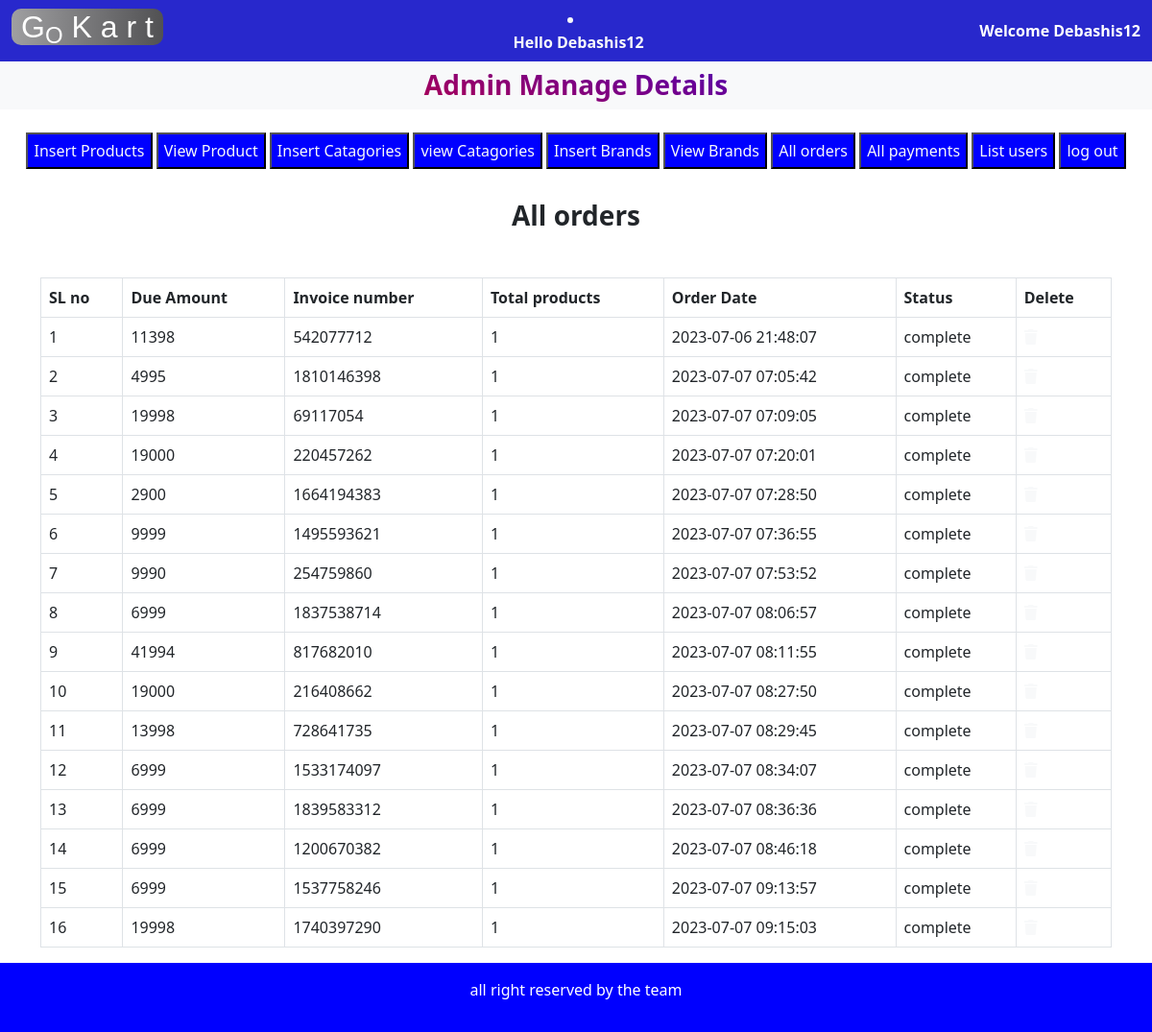
The app's page /admin_area/index.php?list_orders (signed in) with its own data.
### tables this page shows
CREATE TABLE `user_orders` (
  `order_id` int(11) NOT NULL,
  `user_id` int(11) NOT NULL,
  `amount_due` int(255) NOT NULL,
  `invoice_number` int(255) NOT NULL,
  `total_products` int(255) NOT NULL,
  `order_date` timestamp NOT NULL DEFAULT current_timestamp() ON UPDATE current_timestamp(),
  `order_status` varchar(255) NOT NULL
);

### admin_area/list_orders.php (the view, shortened to what this page needs)
<h3 class="text-center.text-sucess text-center fw-bold ">All orders</h3>
<table class="table table-bordered mt-5">
   <thead class="bg-infoo">
   <?php
$get_orders="select * from `user_orders`";
$result=mysqli_query($con,$get_orders);
$row_count=mysqli_num_rows($result);
if($row_count==0){
    echo "<h2 class='text-danger text-center mt-5'>No orders yet</h2>";
}else{
    echo"</tr>
<th>SL no</th>
<th>Due Amount</th>
<th>Invoice number</th>
<th>Total products</th>
<th>Order Date</th>
<th>Status</th>
<th>Delete</th>
 </tr>
</thead>
<tbody class='bg-secondary text-light'>";
$numbers=0;
    while($row_data=mysqli_fetch_assoc($result)){
        $order_id=$row_data['order_id'];
        $amount_due=$row_data['amount_due'];
        $invoice_number=$row_data['invoice_number'];
        $total_products=$row_data['total_products'];
        $order_date=$row_data['order_date'];
        $order_status=$row_data['order_status'];
        $numbers++;
        ?>
        <tr>
           <td><?php echo $numbers ?></td>
           <td><?php echo$amount_due ?></td>
           <td><?php echo$invoice_number ?></td>
           <td><?php echo$total_products ?></td>
           <td><?php echo$order_date ?></td>
           <td><?php echo$order_status ?></td>
           <td><a href='index.php?delete_orders=<?php echo $order_id ?>' class='text-light'><i class='fa-solid fa-trash'></i></a></td>
     </tr>
<?php
    }
}
?>
</tbody>
</table>

### admin_area/index.php (style rules this page uses)
.bg-infoo { color: white; background-color: blue; }

### records on screen
user_orders: amount_due "11398", invoice_number "542077712", total_products "1", order_date "2023-07-06 21:48:07", order_status "complete"
user_orders: amount_due "4995", invoice_number "1810146398", total_products "1", order_date "2023-07-07 07:05:42", order_status "complete"
user_orders: amount_due "19998", invoice_number "69117054", total_products "1", order_date "2023-07-07 07:09:05", order_status "complete"
user_orders: amount_due "19000", invoice_number "220457262", total_products "1", order_date "2023-07-07 07:20:01", order_status "complete"
user_orders: amount_due "2900", invoice_number "1664194383", total_products "1", order_date "2023-07-07 07:28:50", order_status "complete"
user_orders: amount_due "9999", invoice_number "1495593621", total_products "1", order_date "2023-07-07 07:36:55", order_status "complete"
user_orders: amount_due "9990", invoice_number "254759860", total_products "1", order_date "2023-07-07 07:53:52", order_status "complete"
user_orders: amount_due "6999", invoice_number "1837538714", total_products "1", order_date "2023-07-07 08:06:57", order_status "complete"
user_orders: amount_due "41994", invoice_number "817682010", total_products "1", order_date "2023-07-07 08:11:55", order_status "complete"
user_orders: amount_due "19000", invoice_number "216408662", total_products "1", order_date "2023-07-07 08:27:50", order_status "complete"
user_orders: amount_due "13998", invoice_number "728641735", total_products "1", order_date "2023-07-07 08:29:45", order_status "complete"
user_orders: amount_due "6999", invoice_number "1533174097", total_products "1", order_date "2023-07-07 08:34:07", order_status "complete"
user_orders: amount_due "6999", invoice_number "1839583312", total_products "1", order_date "2023-07-07 08:36:36", order_status "complete"
user_orders: amount_due "6999", invoice_number "1200670382", total_products "1", order_date "2023-07-07 08:46:18", order_status "complete"
user_orders: amount_due "6999", invoice_number "1537758246", total_products "1", order_date "2023-07-07 09:13:57", order_status "complete"
user_orders: amount_due "19998", invoice_number "1740397290", total_products "1", order_date "2023-07-07 09:15:03", order_status "complete"

### other values on screen
$_SESSION['username'] "Debashis12"
